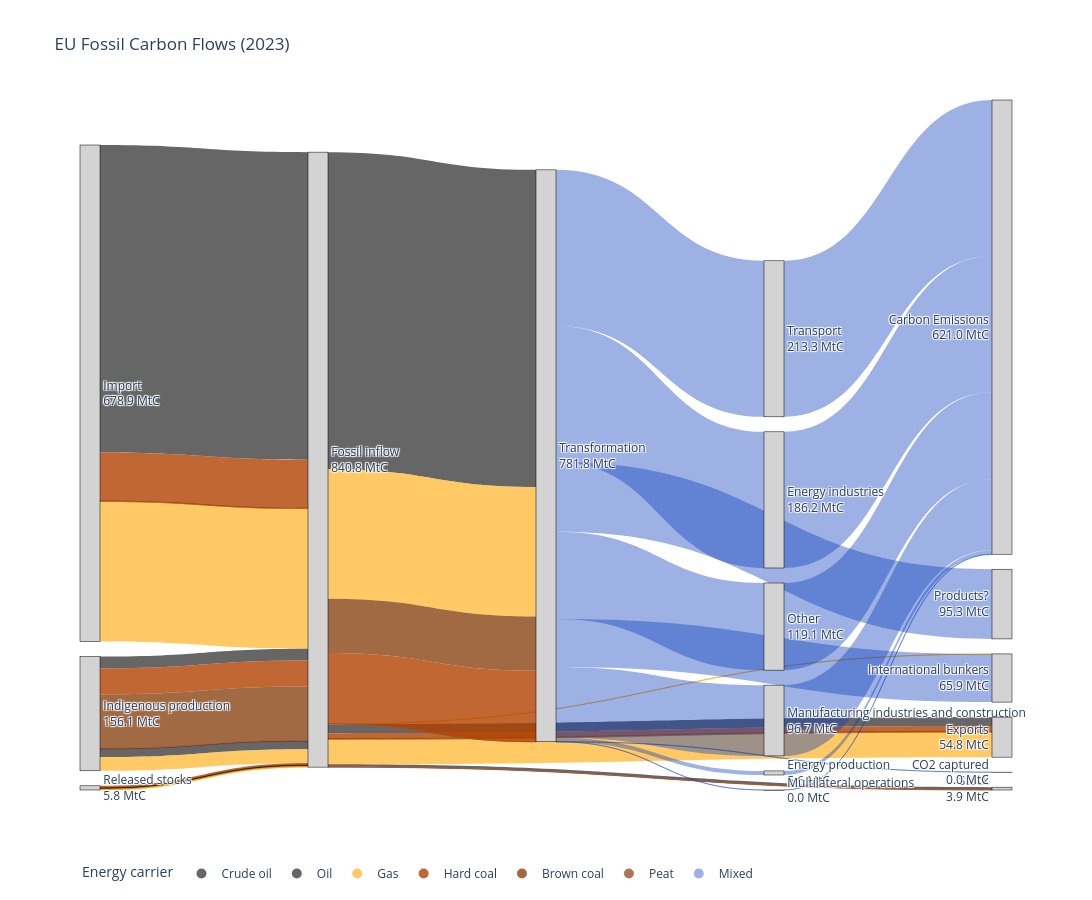

Notebook code for this chart:
### Markdown cell above
## Fossil Carbon (own calculations), aggregated product flow

### Code cell
# Load the CSV
df_fossil = pd.read_csv("/Users/charlottewestenberg/Thesis/00data/from_excel/Sankey diagram fossil.csv")

# create unique node list
all_nodes = pd.concat([df_fossil["Source"], df_fossil["Target"]]).unique()
node_dict = {node: i for i, node in enumerate(all_nodes)}

# map to numeric IDs
df_fossil["source_id"] = df_fossil["Source"].map(node_dict)
df_fossil["target_id"] = df_fossil["Target"].map(node_dict)

carrier_colors = {
    "Crude oil": "rgba(0, 0, 0, 0.6)",       # black
    "Oil": "rgba(0, 0, 0, 0.6)",
    "Gas": "rgba(255, 165, 0, 0.6)",         # orange
    "Hard coal": "rgba(178, 65, 0, 0.8)",    # ugly brown
    "Brown coal": "rgba(139, 69, 19, 0.8)",  # brown
    "Peat": "rgba(160, 82, 45, 0.8)",        # lighter brown
    "Mixed": "rgba(11, 60, 187, 0.4)"      # blue for aggregated flows
}
#calculate outflows per source and target nodes
source_totals = df_fossil.groupby("Source")["Value_tC"].sum()
node_inflow = df_fossil.groupby("Target")["Value_tC"].sum()

labels_with_values = []
for node in all_nodes:
    inflow = node_inflow.get(node, 0)
    outflow = source_totals.get(node, 0)
    # choose what to display
    value = inflow if inflow > 0 else outflow
    if value > 0:
        labels_with_values.append(f"{node}<br>{value/1e6:.1f} MtC")
    else:
        labels_with_values.append(node)

df_fossil["color"] = df_fossil["Carrier"].map(carrier_colors).fillna("rgba(200,200,200,0.4)")

fig = go.Figure(data=[go.Sankey(
    
    node=dict(
        pad=15,
        thickness=20,
        line=dict(color="black", width=0.5),
        label=labels_with_values,
        color="lightgrey"
    ),

    link=dict(
        source=df_fossil["source_id"],
        target=df_fossil["target_id"],
        value=df_fossil["Value_tC"],
        color=df_fossil["color"]
    )
)])

for carrier, color in carrier_colors.items():
    fig.add_trace(go.Scatter(
        x=[None],
        y=[None],
        mode='markers',
        marker=dict(size=10, color=color),
        legendgroup=carrier,
        showlegend=True,
        name=carrier
    ))

fig.update_layout(
    title_text="EU Fossil Carbon Flows (2023)",
    font_size=12
)
fig.update_layout(
    width=1400,
    height=900
)
fig.update_layout(
    showlegend=True,
    legend=dict(
        title="Energy carrier",
        orientation="h",
        y=-0.1
    )
)
fig.update_layout(
    xaxis=dict(visible=False),
    yaxis=dict(visible=False),
    plot_bgcolor="white",
    paper_bgcolor="white"
)


fig.show()

### Figure 1 — Plotly figure (JSON) as saved in the notebook; plotly's stock layout.template omitted (floating-point values rounded to 4 significant figures)
{"data": [{"link": {"color": ["rgba(0, 0, 0, 0.6)", "rgba(178, 65, 0, 0.8)", "rgba(139, 69, 19, 0.8)", "rgba(160, 82, 45, 0.8)", "rgba(255, 165, 0, 0.6)", "rgba(0, 0, 0, 0.6)", "rgba(178, 65, 0, 0.8)", "rgba(139, 69, 19, 0.8)", "rgba(160, 82, 45, 0.8)", "rgba(0, 0, 0, 0.6)", "rgba(255, 165, 0, 0.6)", "rgba(0, 0, 0, 0.6)", "rgba(178, 65, 0, 0.8)", "rgba(139, 69, 19, 0.8)", "rgba(160, 82, 45, 0.8)", "rgba(255, 165, 0, 0.6)", "rgba(255, 165, 0, 0.6)", "rgba(178, 65, 0, 0.8)", "rgba(139, 69, 19, 0.8)", "rgba(0, 0, 0, 0.6)", "rgba(255, 165, 0, 0.6)", "rgba(0, 0, 0, 0.6)", "rgba(160, 82, 45, 0.8)", "rgba(0, 0, 0, 0.6)", "rgba(255, 165, 0, 0.6)", "rgba(139, 69, 19, 0.8)", "rgba(178, 65, 0, 0.8)", "rgba(160, 82, 45, 0.8)", "rgba(11, 60, 187, 0.4)", "rgba(11, 60, 187, 0.4)", "rgba(11, 60, 187, 0.4)", "rgba(11, 60, 187, 0.4)", "rgba(11, 60, 187, 0.4)", "rgba(11, 60, 187, 0.4)", "rgba(11, 60, 187, 0.4)", "rgba(11, 60, 187, 0.4)", "rgba(11, 60, 187, 0.4)", "rgba(11, 60, 187, 0.4)", "rgba(11, 60, 187, 0.4)", "rgba(11, 60, 187, 0.4)", "rgba(11, 60, 187, 0.4)", "rgba(11, 60, 187, 0.4)", "rgba(11, 60, 187, 0.4)", "rgba(200,200,200,0.4)", "rgba(200,200,200,0.4)", "rgba(200,200,200,0.4)", "rgba(200,200,200,0.4)", "rgba(200,200,200,0.4)", "rgba(200,200,200,0.4)", "rgba(200,200,200,0.4)", "rgba(200,200,200,0.4)", "rgba(200,200,200,0.4)", "rgba(200,200,200,0.4)", "rgba(200,200,200,0.4)", "rgba(200,200,200,0.4)", "rgba(200,200,200,0.4)", "rgba(200,200,200,0.4)", "rgba(200,200,200,0.4)", "rgba(200,200,200,0.4)", "rgba(200,200,200,0.4)", "rgba(200,200,200,0.4)", "rgba(200,200,200,0.4)", "rgba(200,200,200,0.4)", "rgba(200,200,200,0.4)", "rgba(200,200,200,0.4)", "rgba(200,200,200,0.4)", "rgba(200,200,200,0.4)", "rgba(200,200,200,0.4)", "rgba(200,200,200,0.4)", "rgba(200,200,200,0.4)", "rgba(200,200,200,0.4)", "rgba(200,200,200,0.4)", "rgba(200,200,200,0.4)", "rgba(200,200,200,0.4)", "rgba(200,200,200,0.4)", "rgba(200,200,200,0.4)", "rgba(200,200,200,0.4)", "rgba(200,200,200,0.4)", "rgba(200,200,200,0.4)", "rgba(200,200,200,0.4)", "rgba(200,200,200,0.4)", "rgba(200,200,200,0.4)", "rgba(200,200,200,0.4)", "rgba(200,200,200,0.4)", "rgba(200,200,200,0.4)", "rgba(200,200,200,0.4)", "rgba(200,200,200,0.4)", "rgba(200,200,200,0.4)", "rgba(200,200,200,0.4)", "rgba(200,200,200,0.4)", "rgba(200,200,200,0.4)", "rgba(200,200,200,0.4)", "rgba(200,200,200,0.4)", "rgba(200,200,200,0.4)", "rgba(200,200,200,0.4)", "rgba(200,200,200,0.4)", "rgba(200,200,200,0.4)", "rgba(200,200,200,0.4)", "rgba(200,200,200,0.4)", "rgba(200,200,200,0.4)", "rgba(200,200,200,0.4)", "rgba(200,200,200,0.4)", "rgba(200,200,200,0.4)", "rgba(200,200,200,0.4)", "rgba(200,200,200,0.4)", "rgba(200,200,200,0.4)"], "source": [0, 0, 0, 0, 0, 1, 1, 1, 1, 1, 1, 2, 2, 2, 2, 2, 2, 3, 3, 3, 3, 2, 2, 2, 2, 2, 2, 2, 4, 4, 4, 4, 4, 4, 4, 4, 5, 6, 7, 8, 9, 10, 4, 11, 11, 11, 11, 11, 11, 11, 11, 11, 11, 11, 11, 11, 11, 11, 11, 11, 11, 11, 11, 11, 11, 11, 11, 11, 11, 11, 11, 11, 11, 11, 11, 11, 11, 11, 11, 11, 11, 11, 11, 11, 11, 11, 11, 11, 11, 11, 11, 11, 11, 11, 11, 11, 11, 11, 11, 11, 11, 11, 11, 11, 11, 11], "target": [2, 2, 2, 2, 2, 2, 2, 2, 2, 2, 2, 12, 12, 12, 12, 12, 13, 2, 2, 2, 2, 14, 14, 4, 4, 4, 4, 4, 5, 6, 7, 8, 9, 13, 10, 15, 16, 16, 16, 16, 16, 16, 17, 11, 11, 11, 11, 11, 11, 11, 11, 11, 11, 11, 11, 11, 11, 11, 11, 11, 11, 11, 11, 11, 11, 11, 11, 11, 11, 11, 11, 11, 11, 11, 11, 11, 11, 11, 11, 11, 11, 11, 11, 11, 11, 11, 11, 11, 11, 11, 11, 11, 11, 11, 11, 11, 11, 11, 11, 11, 11, 11, 11, 11, 11, 11], "value": [420500000.0, 66170000.0, 516500.0, 22480.0, 191600000.0, 16120000.0, 35600000.0, 73770000.0, 538800.0, 11340000.0, 18750000.0, 12190000.0, 7369000.0, 892100.0, 8079.0, 34310000.0, 278400.0, 2506000.0, 830400.0, 1157000.0, 1262000.0, 3420000.0, 442300.0, 433500000.0, 177100000.0, 74230000.0, 96910000.0, 110900.0, 5595000.0, 213300000.0, 96750000.0, 186200000.0, 119100000.0, 65590000.0, 290.1, 14000.0, 5595000.0, 213300000.0, 96750000.0, 186200000.0, 119100000.0, 290.1, 95280000.0, NaN, NaN, NaN, NaN, NaN, NaN, NaN, NaN, NaN, NaN, NaN, NaN, NaN, NaN, NaN, NaN, NaN, NaN, NaN, NaN, NaN, NaN, NaN, NaN, NaN, NaN, NaN, NaN, NaN, NaN, NaN, NaN, NaN, NaN, NaN, NaN, NaN, NaN, NaN, NaN, NaN, NaN, NaN, NaN, NaN, NaN, NaN, NaN, NaN, NaN, NaN, NaN, NaN, NaN, NaN, NaN, NaN, NaN, NaN, NaN, NaN, NaN, NaN]}, "node": {"color": "lightgrey", "label": ["Import<br>678.9 MtC", "Indigenous production<br>156.1 MtC", "Fossil inflow<br>840.8 MtC", "Released stocks<br>5.8 MtC", "Transformation<br>781.8 MtC", "Energy production<br>5.6 MtC", "Transport<br>213.3 MtC", "Manufacturing industries and construction<br>96.7 MtC", "Energy industries<br>186.2 MtC", "Other<br>119.1 MtC", "Multilateral operations<br>0.0 MtC", null, "Exports<br>54.8 MtC", "International bunkers<br>65.9 MtC", "Stock<br>3.9 MtC", "CO2 captured<br>0.0 MtC", "Carbon Emissions<br>621.0 MtC", "Products?<br>95.3 MtC"], "line": {"color": "black", "width": 0.5}, "pad": 15, "thickness": 20}, "type": "sankey"}, {"legendgroup": "Crude oil", "marker": {"color": "rgba(0, 0, 0, 0.6)", "size": 10}, "mode": "markers", "name": "Crude oil", "showlegend": true, "type": "scatter", "x": [null], "y": [null]}, {"legendgroup": "Oil", "marker": {"color": "rgba(0, 0, 0, 0.6)", "size": 10}, "mode": "markers", "name": "Oil", "showlegend": true, "type": "scatter", "x": [null], "y": [null]}, {"legendgroup": "Gas", "marker": {"color": "rgba(255, 165, 0, 0.6)", "size": 10}, "mode": "markers", "name": "Gas", "showlegend": true, "type": "scatter", "x": [null], "y": [null]}, {"legendgroup": "Hard coal", "marker": {"color": "rgba(178, 65, 0, 0.8)", "size": 10}, "mode": "markers", "name": "Hard coal", "showlegend": true, "type": "scatter", "x": [null], "y": [null]}, {"legendgroup": "Brown coal", "marker": {"color": "rgba(139, 69, 19, 0.8)", "size": 10}, "mode": "markers", "name": "Brown coal", "showlegend": true, "type": "scatter", "x": [null], "y": [null]}, {"legendgroup": "Peat", "marker": {"color": "rgba(160, 82, 45, 0.8)", "size": 10}, "mode": "markers", "name": "Peat", "showlegend": true, "type": "scatter", "x": [null], "y": [null]}, {"legendgroup": "Mixed", "marker": {"color": "rgba(11, 60, 187, 0.4)", "size": 10}, "mode": "markers", "name": "Mixed", "showlegend": true, "type": "scatter", "x": [null], "y": [null]}], "layout": {"font": {"size": 12}, "height": 900, "legend": {"orientation": "h", "title": {"text": "Energy carrier"}, "y": -0.1}, "paper_bgcolor": "white", "plot_bgcolor": "white", "showlegend": true, "title": {"text": "EU Fossil Carbon Flows (2023)"}, "width": 1400, "xaxis": {"visible": false}, "yaxis": {"visible": false}}}
